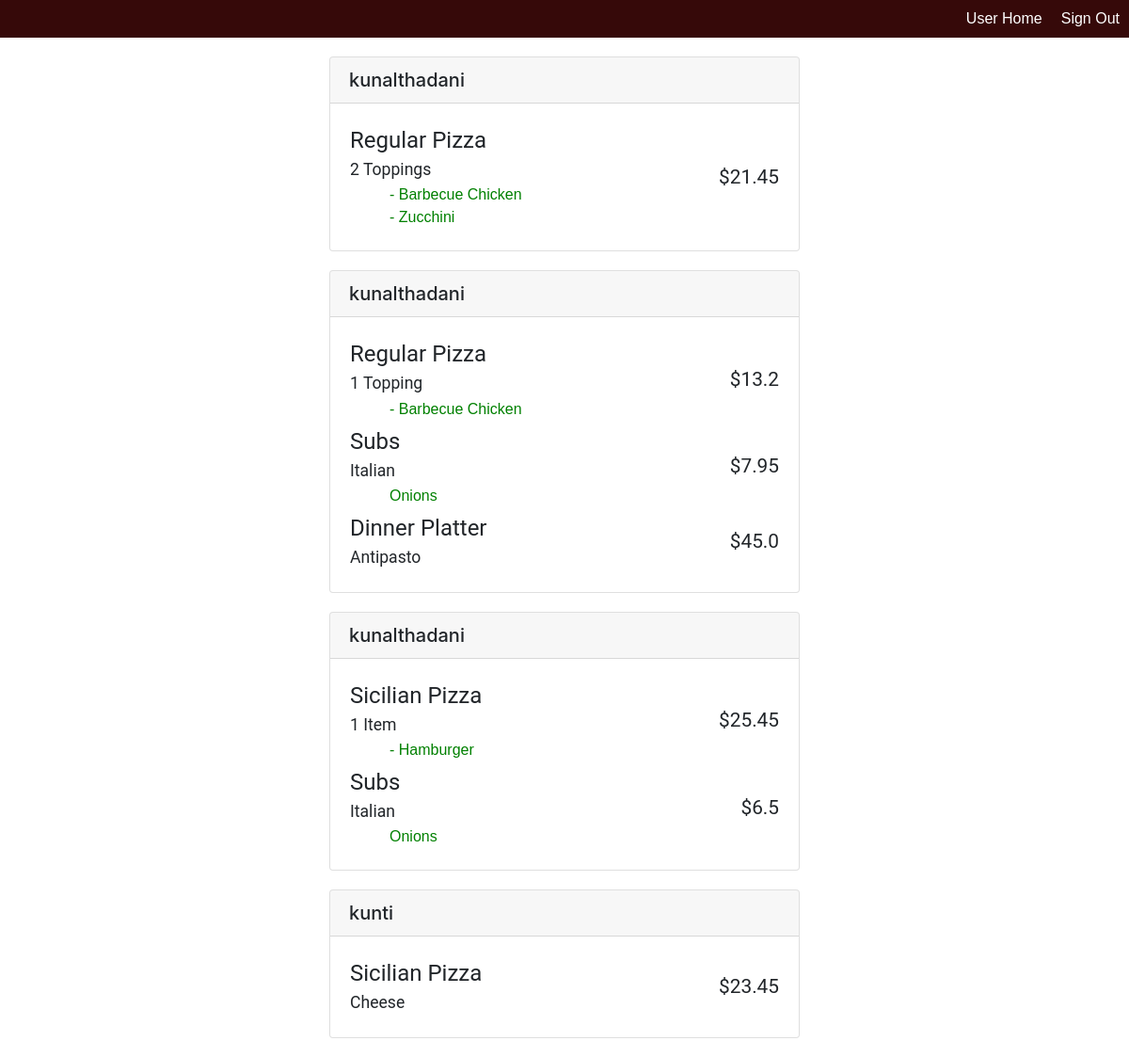
The app's page /orders (signed in) with its own data.
### orders/models.py (models this page shows, shortened)
class Order(models.Model):
	placed_by = models.ForeignKey(User,on_delete=models.CASCADE,related_name = "orders")
	total = models.FloatField()

class Order_Items(models.Model):
	order = models.ForeignKey(Order,on_delete=models.CASCADE,related_name= "order")
	menu = models.ForeignKey(Menu,on_delete=models.CASCADE,related_name="items")
	topping = models.ManyToManyField(Topping,blank = True, related_name = "toppings")
	addition = models.ManyToManyField(Addition,blank = True, related_name = "additions")
	quantity = models.IntegerField()

class Menu(models.Model):
	category_list = [('Regular Pizza','Regular Pizza'),('Sicilian Pizza','Sicilian Pizza'),('Subs','Subs'),('Pasta','Pasta'),('Salad','Salad'),('Dinner Platter','Dinner Platter')]
	category = models.CharField(max_length = 64, choices = category_list)
	name = models.CharField(max_length=64)
	size = models.CharField(max_length=64,blank = True)
	cost = models.FloatField()
	no_of_toppings = models.IntegerField()

class Topping(models.Model):
	name = models.CharField(max_length=64)
	def __str__(self):
		return f'{self.name}'

class Addition(models.Model):
	name = models.CharField(max_length=64)
	cost = models.FloatField()
	def __str__(self):
		return f'{self.name}'

### orders/views.py (the view)
# urls.py: path("orders",views.orders,name = "orders"),
def orders(request):
	if not request.user.is_authenticated:
		return render(request,"orders/login.html")
	elif not request.user.is_staff:
		return render(request,"orders/login.html")
	orders = Order.objects.all()
	context = {
		'orders':orders
	}
	return render(request,'orders/orders.html',context)

### orders/templates/orders/orders.html (shortened to what this page needs)
{% extends 'orders/layout.html' %}
{% load static %}
{% block others %}
<link rel="stylesheet" href="https://stackpath.bootstrapcdn.com/bootstrap/4.3.1/css/bootstrap.min.css">
<link rel = "stylesheet" href = "{% static 'orders/style.css' %}">
<link rel = "stylesheet" href = "{% static 'orders/navbar.css' %}">
{% endblock %}
{% block body %}
<nav>
	<a href = "{% url 'logout' %}">Sign Out</a>
	<a href = "{% url 'index' %}">User Home</a>
</nav>
{% for order in orders %}
<div class="card" style="width:500px;margin: 20px auto;">
	<h5 class="card-header">{{order.placed_by}}</h5>
	<div class="card-body">
		<table>
		{% for item in order.order.all %}
			<tr class = "item_order">
				<td class = "item_order_left">
					<span class = "item_category">{{ item.menu.category }}</span><br>
					<span class = "item_name">{{ item.menu.name }}</span>
					<ul>
					{% for top in item.topping.all %}
						<li>- {{ top }}</li>
					{% endfor %}
					</ul>
					<ul>
					{% for adds in item.addition.all %}
						<li>{{ adds }}</li>
					{% endfor %}
					</ul>
				</td>
			<td class = "item_order_right">
				${{ item.menu.cost }}
			</td>
		</tr>
		{% endfor %}
	</table>
	</div>
</div>
{% endfor %}
{% endblock %}

### orders/static/orders/style.css (style rules this page uses)
body,html { margin: 0; padding:0; }
a { text-decoration: none; }
.item_order { padding: 10px; }
.item_category { font-size: 1.5em; font-family: Roboto; }
.item_name { font-size: 1.1em; font-family: Roboto; }
table { width: 100%; }
.item_order_left ul { color: green; list-style: none; margin: 2px; font-family: Helvetica; }
.item_order_right { text-align: right; font-size: 1.3em; font-family: Roboto; }

### orders/static/orders/navbar.css (style rules this page uses)
body,html { margin:0; }
nav { width:100%; height: 40px; line-height: 40px; background-color: #360909; color: white; }
nav a { float: right; display: block; color: white; font-family: Helvetica; padding: 0 10px; text-decoration: none; }

### records on screen
Order: placed_by "kunalthadani"
Order_Items: menu.category "Regular Pizza", menu.name "2 Toppings", menu.cost "21.45"
Topping: name "Barbecue Chicken"
Topping: name "Zucchini"
Order: placed_by "kunalthadani"
Order_Items: menu.category "Regular Pizza", menu.name "1 Topping", menu.cost "13.2"
Order_Items: menu.category "Subs", menu.name "Italian", menu.cost "7.95"
Addition: name "Onions"
Order_Items: menu.category "Dinner Platter", menu.name "Antipasto", menu.cost "45.0"
Order: placed_by "kunalthadani"
Order_Items: menu.category "Sicilian Pizza", menu.name "1 Item", menu.cost "25.45"
Topping: name "Hamburger"
Order_Items: menu.category "Subs", menu.name "Italian", menu.cost "6.5"
Order: placed_by "kunti"
Order_Items: menu.category "Sicilian Pizza", menu.name "Cheese", menu.cost "23.45"
